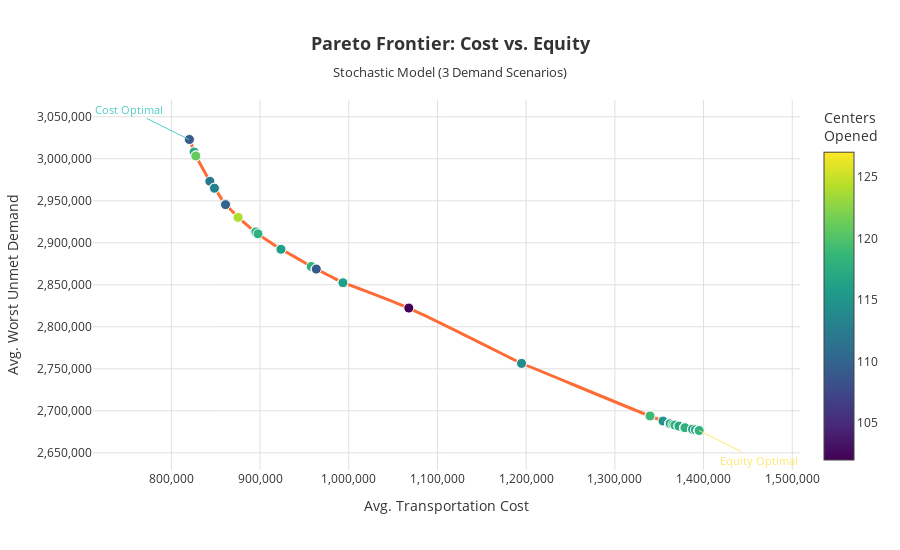

The cell this chart's notebook holds for it:
### Markdown cell above
---
## 1. Pareto Frontier (Cost vs. Equity)

### Code cell
df = pareto_df.sort_values('avg_transport_cost').copy()

fig = go.Figure()

# Pareto line
fig.add_trace(go.Scatter(
    x=df['avg_transport_cost'], y=df['avg_equity_t'],
    mode='lines',
    line=dict(color=COLORS['primary'], width=3, shape='spline', smoothing=0.8),
    hoverinfo='skip',
    name='Pareto Frontier'
))

# Points with hover info
hover_text = [f"<b>w_cost={row.w_cost:.1f}, w_eq={row.w_eq:.1f}</b><br>" +
              f"Avg Transport Cost: {row.avg_transport_cost:,.0f}<br>" +
              f"Avg Worst Unmet: {row.avg_equity_t:,.0f}<br>" +
              f"Centers Opened: {row.num_centers}<br>" +
              f"Avg Delivered: {row.avg_total_recv:,.0f}"
              for _, row in df.iterrows()]

fig.add_trace(go.Scatter(
    x=df['avg_transport_cost'], y=df['avg_equity_t'],
    mode='markers',
    marker=dict(
        size=10,
        color=df['num_centers'],
        colorscale='Viridis',
        colorbar=dict(title='Centers<br>Opened'),
        line=dict(color='white', width=1)
    ),
    text=hover_text,
    hovertemplate='%{text}<extra></extra>',
    name='Solutions'
))

# Annotations for extremes
cost_opt = df.loc[df['avg_transport_cost'].idxmin()]
eq_opt = df.loc[df['avg_equity_t'].idxmin()]

fig.add_annotation(x=cost_opt['avg_transport_cost'], y=cost_opt['avg_equity_t'],
                   text="Cost Optimal", showarrow=True, arrowcolor=COLORS['secondary'],
                   font=dict(color=COLORS['secondary'], size=11), ax=-60, ay=-30)
fig.add_annotation(x=eq_opt['avg_transport_cost'], y=eq_opt['avg_equity_t'],
                   text="Equity Optimal", showarrow=True, arrowcolor=COLORS['accent'],
                   font=dict(color=COLORS['accent'], size=11), ax=60, ay=30)

fig.update_layout(
    title=dict(text="<b>Pareto Frontier: Cost vs. Equity</b><br><sub>Stochastic Model (3 Demand Scenarios)</sub>", 
               x=0.5, font=dict(size=18)),
    xaxis=dict(title="Avg. Transportation Cost", tickformat=',', gridcolor='#e0e0e0'),
    yaxis=dict(title="Avg. Worst Unmet Demand", tickformat=',', gridcolor='#e0e0e0'),
    plot_bgcolor='white',
    paper_bgcolor='white',
    font=dict(color='#333333'),
    showlegend=False,
    height=550
)

fig.show()

### Figure 1 — Plotly figure (JSON) as saved in the notebook; plotly's stock layout.template omitted (floating-point values rounded to 4 significant figures)
{"data": [{"hoverinfo": "skip", "line": {"color": "#ff6b35", "shape": "spline", "smoothing": 0.8, "width": 3}, "mode": "lines", "name": "Pareto Frontier", "type": "scatter", "x": [819900.0, 819900.0, 819900.0, 819900.0, 819900.0, 820400.0, 825600.0, 827600.0, 827600.0, 827600.0, 843400.0, 848200.0, 848600.0, 860400.0, 860400.0, 860700.0, 861100.0, 875200.0, 875200.0, 894700.0, 894800.0, 895200.0, 897700.0, 923100.0, 923100.0, 923200.0, 923200.0, 923600.0, 957700.0, 962900.0, 963400.0, 993300.0, 993300.0, 993300.0, 993500.0, 1068000.0, 1195000.0, 1195000.0, 1339000.0, 1340000.0, 1354000.0, 1362000.0, 1362000.0, 1362000.0, 1362000.0, 1362000.0, 1362000.0, 1362000.0, 1362000.0, 1362000.0, 1362000.0, 1362000.0, 1362000.0, 1362000.0, 1362000.0, 1362000.0, 1362000.0, 1365000.0, 1368000.0, 1372000.0, 1372000.0, 1379000.0, 1379000.0, 1379000.0, 1379000.0, 1379000.0, 1379000.0, 1379000.0, 1379000.0, 1379000.0, 1387000.0, 1388000.0, 1391000.0, 1395000.0, 1395000.0, 1395000.0, 1395000.0, 1395000.0, 1395000.0, 1395000.0, 1395000.0, 1395000.0, 1395000.0, 1395000.0, 1395000.0, 1395000.0, 1395000.0, 1395000.0, 1395000.0, 1395000.0, 1395000.0, 1395000.0, 1395000.0, 1395000.0, 1395000.0, 1395000.0, 1395000.0, 1395000.0, 1395000.0, 1395000.0, 1395000.0, 1395000.0, 1395000.0, 1395000.0, 1395000.0, 1395000.0, 1395000.0, 1395000.0, 1395000.0, 1395000.0], "y": [3023000.0, 3023000.0, 3023000.0, 3023000.0, 3023000.0, 3023000.0, 3008000.0, 3003000.0, 3003000.0, 3003000.0, 2973000.0, 2965000.0, 2965000.0, 2946000.0, 2946000.0, 2945000.0, 2945000.0, 2930000.0, 2930000.0, 2913000.0, 2913000.0, 2913000.0, 2911000.0, 2892000.0, 2892000.0, 2892000.0, 2892000.0, 2892000.0, 2872000.0, 2869000.0, 2869000.0, 2852000.0, 2852000.0, 2852000.0, 2852000.0, 2822000.0, 2756000.0, 2756000.0, 2694000.0, 2694000.0, 2688000.0, 2685000.0, 2685000.0, 2685000.0, 2685000.0, 2685000.0, 2685000.0, 2685000.0, 2685000.0, 2685000.0, 2685000.0, 2685000.0, 2685000.0, 2685000.0, 2685000.0, 2685000.0, 2685000.0, 2684000.0, 2683000.0, 2682000.0, 2682000.0, 2680000.0, 2680000.0, 2680000.0, 2680000.0, 2680000.0, 2680000.0, 2680000.0, 2680000.0, 2680000.0, 2678000.0, 2678000.0, 2677000.0, 2677000.0, 2677000.0, 2677000.0, 2677000.0, 2677000.0, 2677000.0, 2677000.0, 2677000.0, 2677000.0, 2677000.0, 2677000.0, 2677000.0, 2677000.0, 2677000.0, 2677000.0, 2677000.0, 2677000.0, 2677000.0, 2677000.0, 2677000.0, 2677000.0, 2677000.0, 2677000.0, 2677000.0, 2677000.0, 2677000.0, 2677000.0, 2677000.0, 2677000.0, 2677000.0, 2677000.0, 2677000.0, 2677000.0, 2677000.0, 2677000.0, 2677000.0, 2677000.0]}, {"hovertemplate": "%{text}<extra></extra>", "marker": {"color": [124, 106, 116, 127, 108, 109, 117, 112, 112, 121, 112, 117, 113, 112, 116, 112, 110, 124, 124, 121, 115, 118, 118, 113, 116, 116, 116, 116, 118, 116, 109, 121, 114, 114, 116, 102, 113, 114, 112, 119, 115, 116, 121, 117, 116, 116, 121, 121, 121, 113, 120, 120, 120, 119, 116, 117, 116, 119, 118, 116, 117, 119, 118, 114, 118, 118, 118, 116, 114, 118, 125, 116, 117, 111, 114, 111, 114, 113, 117, 120, 115, 127, 119, 117, 118, 120, 118, 115, 114, 114, 119, 119, 118, 118, 124, 124, 124, 122, 118, 119, 114, 122, 111, 121, 119, 121, 116, 118, 114, 118], "colorbar": {"title": {"text": "Centers<br>Opened"}}, "colorscale": [[0, "#440154"], [0.1111, "#482878"], [0.2222, "#3e4989"], [0.3333, "#31688e"], [0.4444, "#26828e"], [0.5556, "#1f9e89"], [0.6667, "#35b779"], [0.7778, "#6ece58"], [0.8889, "#b5de2b"], [1, "#fde725"]], "line": {"color": "white", "width": 1}, "size": 10}, "mode": "markers", "name": "Solutions", "text": ["<b>w_cost=9.5, w_eq=1.0</b><br>Avg Transport Cost: 819,913<br>Avg Worst Unmet: 3,022,897<br>Centers Opened: 124.0<br>Avg Delivered: 12,606,197", "<b>w_cost=9.0, w_eq=1.0</b><br>Avg Transport Cost: 819,913<br>Avg Worst Unmet: 3,022,897<br>Centers Opened: 106.0<br>Avg Delivered: 12,606,197", "<b>w_cost=8.5, w_eq=1.0</b><br>Avg Transport Cost: 819,913<br>Avg Worst Unmet: 3,022,897<br>Centers Opened: 116.0<br>Avg Delivered: 12,606,197", "<b>w_cost=10.0, w_eq=1.0</b><br>Avg Transport Cost: 819,913<br>Avg Worst Unmet: 3,022,897<br>Centers Opened: 127.0<br>Avg Delivered: 12,606,197", "<b>w_cost=8.0, w_eq=1.0</b><br>Avg Transport Cost: 819,935<br>Avg Worst Unmet: 3,022,838<br>Centers Opened: 108.0<br>Avg Delivered: 12,606,433", "<b>w_cost=1.0, w_eq=0.1</b><br>Avg Transport Cost: 820,380<br>Avg Worst Unmet: 3,022,897<br>Centers Opened: 109.0<br>Avg Delivered: 12,606,197", "<b>w_cost=7.5, w_eq=1.0</b><br>Avg Transport Cost: 825,646<br>Avg Worst Unmet: 3,007,993<br>Centers Opened: 117.0<br>Avg Delivered: 12,665,813", "<b>w_cost=7.0, w_eq=1.0</b><br>Avg Transport Cost: 827,583<br>Avg Worst Unmet: 3,003,282<br>Centers Opened: 112.0<br>Avg Delivered: 12,684,658", "<b>w_cost=6.5, w_eq=1.0</b><br>Avg Transport Cost: 827,583<br>Avg Worst Unmet: 3,003,282<br>Centers Opened: 112.0<br>Avg Delivered: 12,684,658", "<b>w_cost=6.0, w_eq=1.0</b><br>Avg Transport Cost: 827,587<br>Avg Worst Unmet: 3,003,282<br>Centers Opened: 121.0<br>Avg Delivered: 12,684,658", "<b>w_cost=5.5, w_eq=1.0</b><br>Avg Transport Cost: 843,418<br>Avg Worst Unmet: 2,973,129<br>Centers Opened: 112.0<br>Avg Delivered: 12,835,424", "<b>w_cost=5.0, w_eq=1.0</b><br>Avg Transport Cost: 848,173<br>Avg Worst Unmet: 2,964,951<br>Centers Opened: 117.0<br>Avg Delivered: 12,876,312", "<b>w_cost=1.0, w_eq=0.2</b><br>Avg Transport Cost: 848,624<br>Avg Worst Unmet: 2,964,951<br>Centers Opened: 113.0<br>Avg Delivered: 12,876,312", "<b>w_cost=4.5, w_eq=1.0</b><br>Avg Transport Cost: 860,384<br>Avg Worst Unmet: 2,945,738<br>Centers Opened: 112.0<br>Avg Delivered: 12,972,377", "<b>w_cost=4.0, w_eq=1.0</b><br>Avg Transport Cost: 860,405<br>Avg Worst Unmet: 2,945,738<br>Centers Opened: 116.0<br>Avg Delivered: 12,972,377", "<b>w_cost=3.5, w_eq=1.0</b><br>Avg Transport Cost: 860,710<br>Avg Worst Unmet: 2,945,390<br>Centers Opened: 112.0<br>Avg Delivered: 12,974,465", "<b>w_cost=1.0, w_eq=0.3</b><br>Avg Transport Cost: 861,107<br>Avg Worst Unmet: 2,945,390<br>Centers Opened: 110.0<br>Avg Delivered: 12,974,465", "<b>w_cost=3.0, w_eq=1.0</b><br>Avg Transport Cost: 875,219<br>Avg Worst Unmet: 2,930,207<br>Centers Opened: 124.0<br>Avg Delivered: 13,080,744", "<b>w_cost=3.0, w_eq=1.0</b><br>Avg Transport Cost: 875,219<br>Avg Worst Unmet: 2,930,207<br>Centers Opened: 124.0<br>Avg Delivered: 13,080,744", "<b>w_cost=5.0, w_eq=2.0</b><br>Avg Transport Cost: 894,700<br>Avg Worst Unmet: 2,912,856<br>Centers Opened: 121.0<br>Avg Delivered: 13,219,552", "<b>w_cost=2.5, w_eq=1.0</b><br>Avg Transport Cost: 894,784<br>Avg Worst Unmet: 2,912,856<br>Centers Opened: 115.0<br>Avg Delivered: 13,219,552", "<b>w_cost=1.0, w_eq=0.4</b><br>Avg Transport Cost: 895,226<br>Avg Worst Unmet: 2,912,856<br>Centers Opened: 118.0<br>Avg Delivered: 13,219,552", "<b>w_cost=4.5, w_eq=2.0</b><br>Avg Transport Cost: 897,695<br>Avg Worst Unmet: 2,910,582<br>Centers Opened: 118.0<br>Avg Delivered: 13,240,025", "<b>w_cost=4.0, w_eq=2.0</b><br>Avg Transport Cost: 923,088<br>Avg Worst Unmet: 2,892,244<br>Centers Opened: 113.0<br>Avg Delivered: 13,405,067", "<b>w_cost=3.0, w_eq=1.5</b><br>Avg Transport Cost: 923,119<br>Avg Worst Unmet: 2,892,244<br>Centers Opened: 116.0<br>Avg Delivered: 13,405,067", "<b>w_cost=2.0, w_eq=1.0</b><br>Avg Transport Cost: 923,191<br>Avg Worst Unmet: 2,892,244<br>Centers Opened: 116.0<br>Avg Delivered: 13,405,067", "<b>w_cost=2.0, w_eq=1.0</b><br>Avg Transport Cost: 923,191<br>Avg Worst Unmet: 2,892,244<br>Centers Opened: 116.0<br>Avg Delivered: 13,405,067", "<b>w_cost=1.0, w_eq=0.5</b><br>Avg Transport Cost: 923,599<br>Avg Worst Unmet: 2,892,244<br>Centers Opened: 116.0<br>Avg Delivered: 13,405,067", "<b>w_cost=3.5, w_eq=2.0</b><br>Avg Transport Cost: 957,702<br>Avg Worst Unmet: 2,871,757<br>Centers Opened: 118.0<br>Avg Delivered: 13,609,929", "<b>w_cost=5.0, w_eq=3.0</b><br>Avg Transport Cost: 962,931<br>Avg Worst Unmet: 2,868,677<br>Centers Opened: 116.0<br>Avg Delivered: 13,640,730", "<b>w_cost=1.0, w_eq=0.6</b><br>Avg Transport Cost: 963,407<br>Avg Worst Unmet: 2,868,677<br>Centers Opened: 109.0<br>Avg Delivered: 13,640,730", "<b>w_cost=4.5, w_eq=3.0</b><br>Avg Transport Cost: 993,269<br>Avg Worst Unmet: 2,852,413<br>Centers Opened: 121.0<br>Avg Delivered: 13,824,030", "<b>w_cost=3.0, w_eq=2.0</b><br>Avg Transport Cost: 993,318<br>Avg Worst Unmet: 2,852,413<br>Centers Opened: 114.0<br>Avg Delivered: 13,824,030", "<b>w_cost=3.0, w_eq=2.0</b><br>Avg Transport Cost: 993,318<br>Avg Worst Unmet: 2,852,413<br>Centers Opened: 114.0<br>Avg Delivered: 13,824,030", "<b>w_cost=1.5, w_eq=1.0</b><br>Avg Transport Cost: 993,460<br>Avg Worst Unmet: 2,852,413<br>Centers Opened: 116.0<br>Avg Delivered: 13,824,030", "<b>w_cost=1.0, w_eq=0.7</b><br>Avg Transport Cost: 1,067,705<br>Avg Worst Unmet: 2,822,264<br>Centers Opened: 102.0<br>Avg Delivered: 14,185,809", "<b>w_cost=4.0, w_eq=3.0</b><br>Avg Transport Cost: 1,194,742<br>Avg Worst Unmet: 2,756,430<br>Centers Opened: 113.0<br>Avg Delivered: 14,996,118", "<b>w_cost=2.0, w_eq=1.5</b><br>Avg Transport Cost: 1,194,822<br>Avg Worst Unmet: 2,756,430<br>Centers Opened: 114.0<br>Avg Delivered: 14,996,118", "<b>w_cost=2.5, w_eq=2.0</b><br>Avg Transport Cost: 1,339,480<br>Avg Worst Unmet: 2,693,826<br>Centers Opened: 112.0<br>Avg Delivered: 15,809,976", "<b>w_cost=1.0, w_eq=0.8</b><br>Avg Transport Cost: 1,339,672<br>Avg Worst Unmet: 2,693,826<br>Centers Opened: 119.0<br>Avg Delivered: 15,809,976", "<b>w_cost=3.0, w_eq=2.5</b><br>Avg Transport Cost: 1,354,280<br>Avg Worst Unmet: 2,687,790<br>Centers Opened: 115.0<br>Avg Delivered: 15,888,438", "<b>w_cost=5.0, w_eq=5.0</b><br>Avg Transport Cost: 1,362,042<br>Avg Worst Unmet: 2,684,714<br>Centers Opened: 116.0<br>Avg Delivered: 15,928,426", "<b>w_cost=4.5, w_eq=4.5</b><br>Avg Transport Cost: 1,362,046<br>Avg Worst Unmet: 2,684,714<br>Centers Opened: 121.0<br>Avg Delivered: 15,928,426", "<b>w_cost=4.0, w_eq=4.0</b><br>Avg Transport Cost: 1,362,060<br>Avg Worst Unmet: 2,684,714<br>Centers Opened: 117.0<br>Avg Delivered: 15,928,426", "<b>w_cost=3.5, w_eq=3.0</b><br>Avg Transport Cost: 1,362,089<br>Avg Worst Unmet: 2,684,714<br>Centers Opened: 116.0<br>Avg Delivered: 15,928,426", "<b>w_cost=3.5, w_eq=3.5</b><br>Avg Transport Cost: 1,362,089<br>Avg Worst Unmet: 2,684,714<br>Centers Opened: 116.0<br>Avg Delivered: 15,928,426", "<b>w_cost=3.0, w_eq=3.0</b><br>Avg Transport Cost: 1,362,106<br>Avg Worst Unmet: 2,684,714<br>Centers Opened: 121.0<br>Avg Delivered: 15,928,426", "<b>w_cost=3.0, w_eq=3.0</b><br>Avg Transport Cost: 1,362,106<br>Avg Worst Unmet: 2,684,714<br>Centers Opened: 121.0<br>Avg Delivered: 15,928,426", "<b>w_cost=3.0, w_eq=3.0</b><br>Avg Transport Cost: 1,362,106<br>Avg Worst Unmet: 2,684,714<br>Centers Opened: 121.0<br>Avg Delivered: 15,928,426", "<b>w_cost=2.5, w_eq=2.5</b><br>Avg Transport Cost: 1,362,141<br>Avg Worst Unmet: 2,684,714<br>Centers Opened: 113.0<br>Avg Delivered: 15,928,426", "<b>w_cost=2.0, w_eq=2.0</b><br>Avg Transport Cost: 1,362,182<br>Avg Worst Unmet: 2,684,714<br>Centers Opened: 120.0<br>Avg Delivered: 15,928,426", "<b>w_cost=2.0, w_eq=2.0</b><br>Avg Transport Cost: 1,362,182<br>Avg Worst Unmet: 2,684,714<br>Centers Opened: 120.0<br>Avg Delivered: 15,928,426", "<b>w_cost=2.0, w_eq=2.0</b><br>Avg Transport Cost: 1,362,182<br>Avg Worst Unmet: 2,684,714<br>Centers Opened: 120.0<br>Avg Delivered: 15,928,426", "<b>w_cost=1.5, w_eq=1.5</b><br>Avg Transport Cost: 1,362,257<br>Avg Worst Unmet: 2,684,714<br>Centers Opened: 119.0<br>Avg Delivered: 15,928,426", "<b>w_cost=1.0, w_eq=1.0</b><br>Avg Transport Cost: 1,362,370<br>Avg Worst Unmet: 2,684,714<br>Centers Opened: 116.0<br>Avg Delivered: 15,928,426", "<b>w_cost=1.0, w_eq=0.9</b><br>Avg Transport Cost: 1,362,370<br>Avg Worst Unmet: 2,684,714<br>Centers Opened: 117.0<br>Avg Delivered: 15,928,426", "<b>w_cost=1.0, w_eq=1.0</b><br>Avg Transport Cost: 1,362,370<br>Avg Worst Unmet: 2,684,714<br>Centers Opened: 116.0<br>Avg Delivered: 15,928,426", "<b>w_cost=1.0, w_eq=1.1</b><br>Avg Transport Cost: 1,365,422<br>Avg Worst Unmet: 2,683,773<br>Centers Opened: 119.0<br>Avg Delivered: 15,940,665", "<b>w_cost=3.0, w_eq=3.5</b><br>Avg Transport Cost: 1,367,611<br>Avg Worst Unmet: 2,683,023<br>Centers Opened: 118.0<br>Avg Delivered: 15,950,416", "<b>w_cost=2.5, w_eq=3.0</b><br>Avg Transport Cost: 1,371,988<br>Avg Worst Unmet: 2,681,792<br>Centers Opened: 116.0<br>Avg Delivered: 15,966,408", "<b>w_cost=1.0, w_eq=1.2</b><br>Avg Transport Cost: 1,372,236<br>Avg Worst Unmet: 2,681,792<br>Centers Opened: 117.0<br>Avg Delivered: 15,966,408", "<b>w_cost=3.0, w_eq=4.5</b><br>Avg Transport Cost: 1,378,760<br>Avg Worst Unmet: 2,679,908<br>Centers Opened: 119.0<br>Avg Delivered: 15,990,902", "<b>w_cost=3.0, w_eq=4.0</b><br>Avg Transport Cost: 1,378,760<br>Avg Worst Unmet: 2,679,908<br>Centers Opened: 118.0<br>Avg Delivered: 15,990,902", "<b>w_cost=2.0, w_eq=2.5</b><br>Avg Transport Cost: 1,378,842<br>Avg Worst Unmet: 2,679,908<br>Centers Opened: 114.0<br>Avg Delivered: 15,990,902", "<b>w_cost=2.0, w_eq=3.0</b><br>Avg Transport Cost: 1,378,842<br>Avg Worst Unmet: 2,679,908<br>Centers Opened: 118.0<br>Avg Delivered: 15,990,902", "<b>w_cost=2.0, w_eq=3.0</b><br>Avg Transport Cost: 1,378,842<br>Avg Worst Unmet: 2,679,908<br>Centers Opened: 118.0<br>Avg Delivered: 15,990,902", "<b>w_cost=1.5, w_eq=2.0</b><br>Avg Transport Cost: 1,378,922<br>Avg Worst Unmet: 2,679,908<br>Centers Opened: 118.0<br>Avg Delivered: 15,990,902", "<b>w_cost=1.0, w_eq=1.4</b><br>Avg Transport Cost: 1,379,035<br>Avg Worst Unmet: 2,679,908<br>Centers Opened: 116.0<br>Avg Delivered: 15,990,902", "<b>w_cost=1.0, w_eq=1.3</b><br>Avg Transport Cost: 1,379,035<br>Avg Worst Unmet: 2,679,908<br>Centers Opened: 114.0<br>Avg Delivered: 15,990,902", "<b>w_cost=1.0, w_eq=1.5</b><br>Avg Transport Cost: 1,379,035<br>Avg Worst Unmet: 2,679,908<br>Centers Opened: 118.0<br>Avg Delivered: 15,990,902", "<b>w_cost=3.0, w_eq=5.0</b><br>Avg Transport Cost: 1,387,349<br>Avg Worst Unmet: 2,678,013<br>Centers Opened: 125.0<br>Avg Delivered: 16,015,539", "<b>w_cost=1.0, w_eq=1.6</b><br>Avg Transport Cost: 1,387,619<br>Avg Worst Unmet: 2,678,013<br>Centers Opened: 116.0<br>Avg Delivered: 16,015,539", "<b>w_cost=1.0, w_eq=1.7</b><br>Avg Transport Cost: 1,390,847<br>Avg Worst Unmet: 2,677,374<br>Centers Opened: 117.0<br>Avg Delivered: 16,023,849", "<b>w_cost=2.0, w_eq=4.5</b><br>Avg Transport Cost: 1,394,855<br>Avg Worst Unmet: 2,676,561<br>Centers Opened: 111.0<br>Avg Delivered: 16,034,410", "<b>w_cost=2.0, w_eq=3.5</b><br>Avg Transport Cost: 1,394,855<br>Avg Worst Unmet: 2,676,561<br>Centers Opened: 114.0<br>Avg Delivered: 16,034,410", "<b>w_cost=2.0, w_eq=4.0</b><br>Avg Transport Cost: 1,394,855<br>Avg Worst Unmet: 2,676,561<br>Centers Opened: 111.0<br>Avg Delivered: 16,034,410", "<b>w_cost=2.0, w_eq=5.0</b><br>Avg Transport Cost: 1,394,855<br>Avg Worst Unmet: 2,676,561<br>Centers Opened: 114.0<br>Avg Delivered: 16,034,410", "<b>w_cost=1.5, w_eq=3.0</b><br>Avg Transport Cost: 1,394,927<br>Avg Worst Unmet: 2,676,561<br>Centers Opened: 113.0<br>Avg Delivered: 16,034,410", "<b>w_cost=1.0, w_eq=7.0</b><br>Avg Transport Cost: 1,395,042<br>Avg Worst Unmet: 2,676,561<br>Centers Opened: 117.0<br>Avg Delivered: 16,034,410", "<b>w_cost=1.0, w_eq=16.0</b><br>Avg Transport Cost: 1,395,042<br>Avg Worst Unmet: 2,676,561<br>Centers Opened: 120.0<br>Avg Delivered: 16,034,410", "<b>w_cost=1.0, w_eq=4.0</b><br>Avg Transport Cost: 1,395,042<br>Avg Worst Unmet: 2,676,561<br>Centers Opened: 115.0<br>Avg Delivered: 16,034,410", "<b>w_cost=1.0, w_eq=1.8</b><br>Avg Transport Cost: 1,395,042<br>Avg Worst Unmet: 2,676,561<br>Centers Opened: 127.0<br>Avg Delivered: 16,034,410", "<b>w_cost=1.0, w_eq=3.5</b><br>Avg Transport Cost: 1,395,042<br>Avg Worst Unmet: 2,676,561<br>Centers Opened: 119.0<br>Avg Delivered: 16,034,410", "<b>w_cost=1.0, w_eq=20.0</b><br>Avg Transport Cost: 1,395,042<br>Avg Worst Unmet: 2,676,561<br>Centers Opened: 117.0<br>Avg Delivered: 16,034,410", "<b>w_cost=1.0, w_eq=28.0</b><br>Avg Transport Cost: 1,395,042<br>Avg Worst Unmet: 2,676,561<br>Centers Opened: 118.0<br>Avg Delivered: 16,034,410", "<b>w_cost=1.0, w_eq=26.0</b><br>Avg Transport Cost: 1,395,042<br>Avg Worst Unmet: 2,676,561<br>Centers Opened: 120.0<br>Avg Delivered: 16,034,410", "<b>w_cost=1.0, w_eq=30.0</b><br>Avg Transport Cost: 1,395,042<br>Avg Worst Unmet: 2,676,561<br>Centers Opened: 118.0<br>Avg Delivered: 16,034,410", "<b>w_cost=1.0, w_eq=2.5</b><br>Avg Transport Cost: 1,395,042<br>Avg Worst Unmet: 2,676,561<br>Centers Opened: 115.0<br>Avg Delivered: 16,034,410", "<b>w_cost=1.0, w_eq=9.5</b><br>Avg Transport Cost: 1,395,042<br>Avg Worst Unmet: 2,676,561<br>Centers Opened: 114.0<br>Avg Delivered: 16,034,410", "<b>w_cost=1.0, w_eq=5.0</b><br>Avg Transport Cost: 1,395,042<br>Avg Worst Unmet: 2,676,561<br>Centers Opened: 114.0<br>Avg Delivered: 16,034,410", "<b>w_cost=1.0, w_eq=9.0</b><br>Avg Transport Cost: 1,395,042<br>Avg Worst Unmet: 2,676,561<br>Centers Opened: 119.0<br>Avg Delivered: 16,034,410", "<b>w_cost=1.0, w_eq=8.5</b><br>Avg Transport Cost: 1,395,042<br>Avg Worst Unmet: 2,676,561<br>Centers Opened: 119.0<br>Avg Delivered: 16,034,410", "<b>w_cost=1.0, w_eq=4.5</b><br>Avg Transport Cost: 1,395,042<br>Avg Worst Unmet: 2,676,561<br>Centers Opened: 118.0<br>Avg Delivered: 16,034,410", "<b>w_cost=1.0, w_eq=6.5</b><br>Avg Transport Cost: 1,395,042<br>Avg Worst Unmet: 2,676,561<br>Centers Opened: 118.0<br>Avg Delivered: 16,034,410", "<b>w_cost=1.0, w_eq=6.0</b><br>Avg Transport Cost: 1,395,042<br>Avg Worst Unmet: 2,676,561<br>Centers Opened: 124.0<br>Avg Delivered: 16,034,410", "<b>w_cost=1.0, w_eq=3.0</b><br>Avg Transport Cost: 1,395,042<br>Avg Worst Unmet: 2,676,561<br>Centers Opened: 124.0<br>Avg Delivered: 16,034,410", "<b>w_cost=1.0, w_eq=3.0</b><br>Avg Transport Cost: 1,395,042<br>Avg Worst Unmet: 2,676,561<br>Centers Opened: 124.0<br>Avg Delivered: 16,034,410", "<b>w_cost=1.0, w_eq=12.0</b><br>Avg Transport Cost: 1,395,042<br>Avg Worst Unmet: 2,676,561<br>Centers Opened: 122.0<br>Avg Delivered: 16,034,410", "<b>w_cost=1.0, w_eq=7.5</b><br>Avg Transport Cost: 1,395,042<br>Avg Worst Unmet: 2,676,561<br>Centers Opened: 118.0<br>Avg Delivered: 16,034,410", "<b>w_cost=1.0, w_eq=10.0</b><br>Avg Transport Cost: 1,395,042<br>Avg Worst Unmet: 2,676,561<br>Centers Opened: 119.0<br>Avg Delivered: 16,034,410", "<b>w_cost=1.0, w_eq=1.9</b><br>Avg Transport Cost: 1,395,042<br>Avg Worst Unmet: 2,676,561<br>Centers Opened: 114.0<br>Avg Delivered: 16,034,410", "<b>w_cost=1.0, w_eq=5.5</b><br>Avg Transport Cost: 1,395,042<br>Avg Worst Unmet: 2,676,561<br>Centers Opened: 122.0<br>Avg Delivered: 16,034,410", "<b>w_cost=1.0, w_eq=8.0</b><br>Avg Transport Cost: 1,395,042<br>Avg Worst Unmet: 2,676,561<br>Centers Opened: 111.0<br>Avg Delivered: 16,034,410", "<b>w_cost=1.0, w_eq=2.0</b><br>Avg Transport Cost: 1,395,042<br>Avg Worst Unmet: 2,676,561<br>Centers Opened: 121.0<br>Avg Delivered: 16,034,410", "<b>w_cost=1.0, w_eq=10.0</b><br>Avg Transport Cost: 1,395,042<br>Avg Worst Unmet: 2,676,561<br>Centers Opened: 119.0<br>Avg Delivered: 16,034,410", "<b>w_cost=1.0, w_eq=2.0</b><br>Avg Transport Cost: 1,395,042<br>Avg Worst Unmet: 2,676,561<br>Centers Opened: 121.0<br>Avg Delivered: 16,034,410", "<b>w_cost=1.0, w_eq=14.0</b><br>Avg Transport Cost: 1,395,042<br>Avg Worst Unmet: 2,676,561<br>Centers Opened: 116.0<br>Avg Delivered: 16,034,410", "<b>w_cost=1.0, w_eq=18.0</b><br>Avg Transport Cost: 1,395,042<br>Avg Worst Unmet: 2,676,561<br>Centers Opened: 118.0<br>Avg Delivered: 16,034,410", "<b>w_cost=1.0, w_eq=24.0</b><br>Avg Transport Cost: 1,395,042<br>Avg Worst Unmet: 2,676,561<br>Centers Opened: 114.0<br>Avg Delivered: 16,034,410", "<b>w_cost=1.0, w_eq=22.0</b><br>Avg Transport Cost: 1,395,042<br>Avg Worst Unmet: 2,676,561<br>Centers Opened: 118.0<br>Avg Delivered: 16,034,410"], "type": "scatter", "x": [819900.0, 819900.0, 819900.0, 819900.0, 819900.0, 820400.0, 825600.0, 827600.0, 827600.0, 827600.0, 843400.0, 848200.0, 848600.0, 860400.0, 860400.0, 860700.0, 861100.0, 875200.0, 875200.0, 894700.0, 894800.0, 895200.0, 897700.0, 923100.0, 923100.0, 923200.0, 923200.0, 923600.0, 957700.0, 962900.0, 963400.0, 993300.0, 993300.0, 993300.0, 993500.0, 1068000.0, 1195000.0, 1195000.0, 1339000.0, 1340000.0, 1354000.0, 1362000.0, 1362000.0, 1362000.0, 1362000.0, 1362000.0, 1362000.0, 1362000.0, 1362000.0, 1362000.0, 1362000.0, 1362000.0, 1362000.0, 1362000.0, 1362000.0, 1362000.0, 1362000.0, 1365000.0, 1368000.0, 1372000.0, 1372000.0, 1379000.0, 1379000.0, 1379000.0, 1379000.0, 1379000.0, 1379000.0, 1379000.0, 1379000.0, 1379000.0, 1387000.0, 1388000.0, 1391000.0, 1395000.0, 1395000.0, 1395000.0, 1395000.0, 1395000.0, 1395000.0, 1395000.0, 1395000.0, 1395000.0, 1395000.0, 1395000.0, 1395000.0, 1395000.0, 1395000.0, 1395000.0, 1395000.0, 1395000.0, 1395000.0, 1395000.0, 1395000.0, 1395000.0, 1395000.0, 1395000.0, 1395000.0, 1395000.0, 1395000.0, 1395000.0, 1395000.0, 1395000.0, 1395000.0, 1395000.0, 1395000.0, 1395000.0, 1395000.0, 1395000.0, 1395000.0, 1395000.0], "y": [3023000.0, 3023000.0, 3023000.0, 3023000.0, 3023000.0, 3023000.0, 3008000.0, 3003000.0, 3003000.0, 3003000.0, 2973000.0, 2965000.0, 2965000.0, 2946000.0, 2946000.0, 2945000.0, 2945000.0, 2930000.0, 2930000.0, 2913000.0, 2913000.0, 2913000.0, 2911000.0, 2892000.0, 2892000.0, 2892000.0, 2892000.0, 2892000.0, 2872000.0, 2869000.0, 2869000.0, 2852000.0, 2852000.0, 2852000.0, 2852000.0, 2822000.0, 2756000.0, 2756000.0, 2694000.0, 2694000.0, 2688000.0, 2685000.0, 2685000.0, 2685000.0, 2685000.0, 2685000.0, 2685000.0, 2685000.0, 2685000.0, 2685000.0, 2685000.0, 2685000.0, 2685000.0, 2685000.0, 2685000.0, 2685000.0, 2685000.0, 2684000.0, 2683000.0, 2682000.0, 2682000.0, 2680000.0, 2680000.0, 2680000.0, 2680000.0, 2680000.0, 2680000.0, 2680000.0, 2680000.0, 2680000.0, 2678000.0, 2678000.0, 2677000.0, 2677000.0, 2677000.0, 2677000.0, 2677000.0, 2677000.0, 2677000.0, 2677000.0, 2677000.0, 2677000.0, 2677000.0, 2677000.0, 2677000.0, 2677000.0, 2677000.0, 2677000.0, 2677000.0, 2677000.0, 2677000.0, 2677000.0, 2677000.0, 2677000.0, 2677000.0, 2677000.0, 2677000.0, 2677000.0, 2677000.0, 2677000.0, 2677000.0, 2677000.0, 2677000.0, 2677000.0, 2677000.0, 2677000.0, 2677000.0, 2677000.0, 2677000.0, 2677000.0]}], "layout": {"annotations": [{"arrowcolor": "#4ecdc4", "ax": -60, "ay": -30, "font": {"color": "#4ecdc4", "size": 11}, "showarrow": true, "text": "Cost Optimal", "x": 819900.0, "y": 3023000.0}, {"arrowcolor": "#ffe66d", "ax": 60, "ay": 30, "font": {"color": "#ffe66d", "size": 11}, "showarrow": true, "text": "Equity Optimal", "x": 1395000.0, "y": 2677000.0}], "font": {"color": "#333333"}, "height": 550, "paper_bgcolor": "white", "plot_bgcolor": "white", "showlegend": false, "title": {"font": {"size": 18}, "text": "<b>Pareto Frontier: Cost vs. Equity</b><br><sub>Stochastic Model (3 Demand Scenarios)</sub>", "x": 0.5}, "xaxis": {"gridcolor": "#e0e0e0", "tickformat": ",", "title": {"text": "Avg. Transportation Cost"}}, "yaxis": {"gridcolor": "#e0e0e0", "tickformat": ",", "title": {"text": "Avg. Worst Unmet Demand"}}}}
